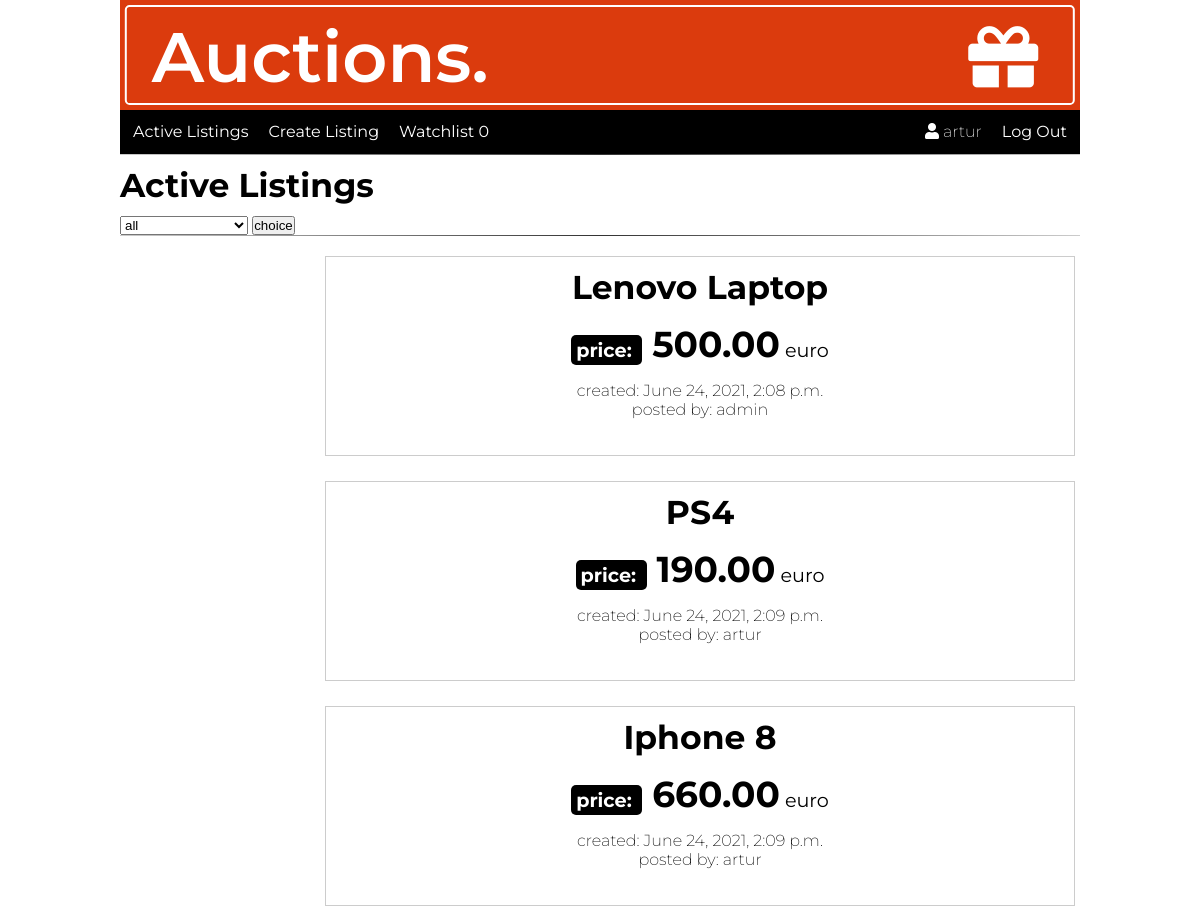
Page / (signed in) on the committed database.
### auctions/models.py (models this page shows, shortened)
class User(AbstractUser):
    pass

class Auction_listings(models.Model):
    image_url = models.CharField(max_length=1000)
    title = models.CharField(max_length=128)
    description = models.TextField(max_length=200)
    category = models.ForeignKey(Category, on_delete=models.CASCADE)
    price = models.DecimalField(decimal_places=2, max_digits=1000)
    created = models.DateTimeField(default=timezone.now, blank=True)
    author = models.ForeignKey(
        settings.AUTH_USER_MODEL, on_delete=models.CASCADE)
    active = models.BooleanField(default=True)

### auctions/views.py (the view)
# urls.py: path("", views.index, name="index"),
def index(request):
    auctions = Auction_listings.objects.filter(active=True)
    category = Category.objects.all()
    if request.method == "POST":
        choices = request.POST.get('choice')
        if choices == '1':
            auctions = Auction_listings.objects.all()
            return render(request, "auctions/index.html", {
                "auctions": auctions,
                "categories": category,
            })
        if choices != '1':
            print(choices)
            auctions = Auction_listings.objects.filter(category=choices)
            return render(request, "auctions/index.html", {
                "auctions": auctions,
                "categories": category,
            })
    else:
        return render(request, "auctions/index.html", {
            "auctions": auctions,
            "categories": category,
        })

### auctions/context_processors.py (called while the page is built)
def watchlist_all(request):
    watchlist = Watchlist.objects.filter(author=request.user)
    return {'watchlist_all': watchlist}

### auctions/models.py (called while the page is built)
    def __str__(self):
        return self.name

### auctions/templates/auctions/index.html (shortened to what this page needs)
{% extends "auctions/layout.html" %}
{% block body %}
<h2 class="listingsTitle">Active Listings</h2>
<form action="" method="POST">
    <select name="choice">
        {% for category in categories %}
        <option value="{{category.id}}" {% if category.id in choice %} selected {% endif %}>
            {{category}}
        </option>
        {% endfor %}
    </select>
    <input type="submit" value="choice">
</form>
<hr>
<div class="container-fluid">
    {% for auction in auctions %}
    <div class="itemListing">
        <div class="imgItem">
        </div>
        <div class="detailsItem">
            <a href="{% url 'item' auction_id=auction.id %}">
                <h2>{{auction.title}}</h2>
            </a>
            <p><strong>price: </strong> <span>{{auction.price}}</span> euro</p>
            <span>created: {{auction.created}}</span>
            <br>
            <span>posted by: {{auction.author}}</span>
        </div>
    </div>
    {% empty %}
    <p>No auctions in this category</p>
    {% endfor %}
</div>
{% endblock %}

### auctions/templates/auctions/layout.html (shortened to what this page needs)
{% load static %}
<!DOCTYPE html>
<html lang="en">
<head>
    <link rel="stylesheet" href="https://cdnjs.cloudflare.com/ajax/libs/font-awesome/5.15.3/css/all.min.css"
 />
    <link href="{% static 'auctions/styles.css' %}" rel="stylesheet">
</head>
<body>
    <div class="container">
        <div class="logo">
            <div>
                <h1 class="logoText">Auctions. <i class="fas fa-gift"></i></h1>
            </div>
        </div>
        <nav>
            <ul class="nav nav-left">
                <li class="nav-item">
                    <a class="nav-link" href="{% url 'index' %}">Active Listings</a>
                </li>
                {% if user.is_authenticated %}
                <li class="nav-item">
                    <a href="{% url 'create' %}" class="nav-link">Create Listing</a>
                </li>
                <li class="nav-item">
                    <a href="{% url 'watchlist' %}" class="nav-link">Watchlist {{watchlist_all|length}}</a>
                </li>
                {%endif%}
            </ul>
            <ul class="nav nav-right">
                {% if user.is_authenticated %}
                <li class="nav-item user">
                    <i class="fas fa-user"></i>
                    {{ user.username }}
                </li>
                <li class="nav-item">
                    <a class="nav-link" href="{% url 'logout' %}">Log Out</a>
                </li>
                {% endif %}
            </ul>
        </nav>
        <hr>
        {% block body %}
        {% endblock %}
    </div>
</body>
</html>

### auctions/static/auctions/styles.css (style rules this page uses)
* { margin: 0; padding: 0; box-sizing: border-box; }
html { font-family: 'Montserrat', sans-serif; }
.container { width: 80vw; height: 100vh; margin: 0 auto; }
.logo { position: relative; background: #DB3B0D; width: 100%; height: 110px; color: white; }
.logo>div { position: absolute; top: 50%; left: 50%; transform: translate(-50%, -50%); background: #DB3B0D; width: 99%; height: 100px; border: 2px solid white; border-radius: .3rem; }
.logoText { font-size: 70px; padding-left: 25px; font-weight: 600; line-height: 100px; }
.logo h1 i { float: right; margin-right: 35px; line-height: 100px; }
nav { background: black; display: flex; flex-wrap: nowrap; justify-content: space-between; width: 100%; height: 44px; }
.nav { margin-top: 2px; height: 40px; display: flex; }
.nav-left { margin-left: 3px; }
.nav-right { margin-right: 3px; }
.nav-item { background: #000; list-style: none; border-radius: .3rem; transition: .4s; }
.nav-link, .user { color: white; text-decoration: none; padding: 5px 10px; line-height: 40px; }
.user { background: #000 !important; line-height: 30px; font-weight: 200; }
.itemListing { display: flex; justify-content: flex-start; margin-bottom: 5px; padding: 10px 5px; }
.listingsTitle, h2 { margin: 10px 0; font-size: 33px; }
hr { border: 0; margin-bottom: 10px; height: 1px; background: #333; background-image: linear-gradient(to right, #ccc, #333, #ccc); }
p { font-size: 1.2rem; text-align: center; }
.imgItem { min-width: 200px; min-height: 200px; }
.detailsItem { border: 1px solid #ccc; width: 100%; text-align: center; padding: 5px; }
.detailsItem a { text-decoration: none; color: black; }
.detailsItem h2 { margin: 5px 0; }
.detailsItem p { margin: 15px 0; }
.detailsItem p strong { margin-right: 10px; padding: 3px 5px; background: #000; color: white; border-radius: 5px; }
.detailsItem p span { font-size: 36px; font-weight: bold; }
.detailsItem span { font-weight: 200; }

### rows in the picture
User: username "artur"
Auction_listings: title "Lenovo Laptop", price "500.00", created "June 24, 2021, 2:08 p.m.", author "admin"
Auction_listings: title "PS4", price "190.00", created "June 24, 2021, 2:09 p.m.", author "artur"
Auction_listings: title "Iphone 8", price "660.00", created "June 24, 2021, 2:09 p.m.", author "artur"

### other values in the picture
{{ watchlist_all|length }} "0"
form field choice "all"
